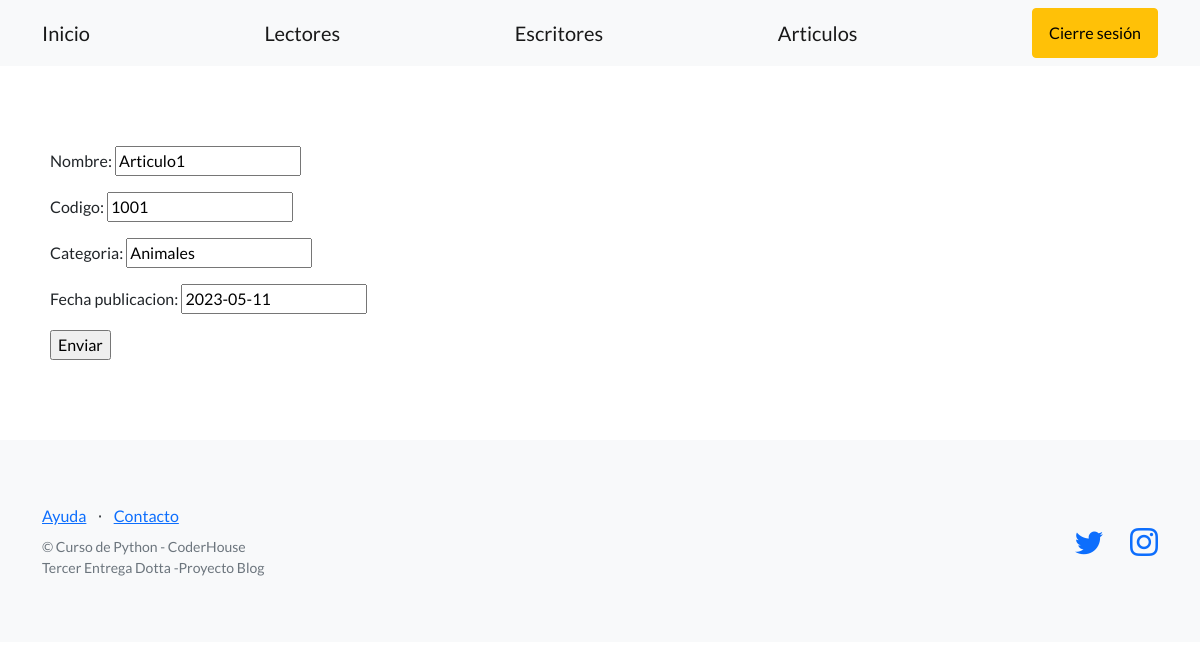
Before: /usuarios/editar-articulo/1/ (signed in) with the older database file.
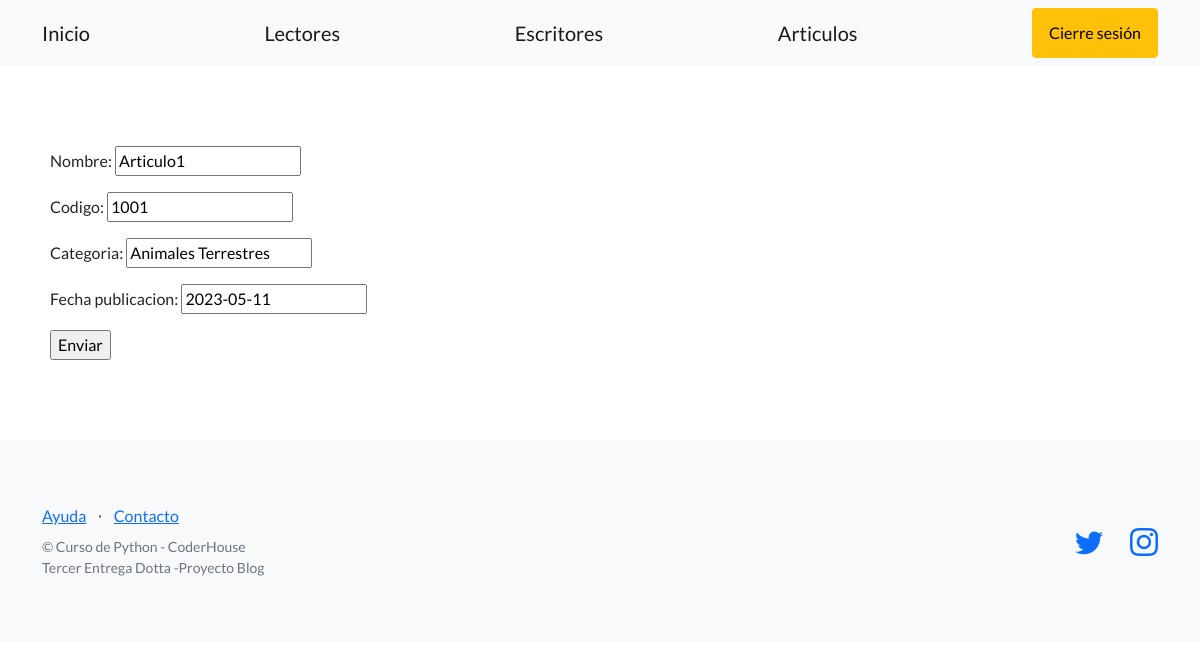
After: the same page with the newer database file.
### control_usuarios/models.py (models this page shows, shortened)
class Articulo(models.Model):
    nombre = models.CharField(max_length=256)
    codigo = models.CharField(max_length=20)
    categoria = models.CharField(max_length=256)
    fecha_publicacion = models.DateField(null=True)

### control_usuarios/views.py (the view)
# urls.py: path('editar-articulo/<int:id>/', editar_articulo, name= "editar_articulo"),
@login_required
def editar_articulo(request, id):
   articulo = Articulo.objects.get(id=id)
   if request.method == "POST":
       formulario = ArticuloFormulario(request.POST)
       if formulario.is_valid():
           data = formulario.cleaned_data
           articulo.nombre = data['nombre']
           articulo.codigo = data['codigo']
           articulo.categoria = data['categoria']
           articulo.fecha_publicacion=data['fecha_publicacion']
           articulo.save()
           url_exitosa = reverse('listar_articulos')
           return redirect(url_exitosa)
   else:  # GET
       inicial = {
           'nombre': articulo.nombre,
           'codigo': articulo.codigo,
           'categoria': articulo.categoria,
           'fecha_publicacion': articulo.fecha_publicacion,
       }
       formulario = ArticuloFormulario(initial=inicial)
   return render(
       request=request,
       template_name='control_usuarios/formulario_articulo.html',
       context={'formulario': formulario},
   )

### control_usuarios/forms.py
class ArticuloFormulario(forms.Form):
    nombre = forms.CharField(required=True, max_length=256)
    codigo = forms.CharField(required=True, max_length=20)
    categoria = forms.CharField(required=True, max_length=256)
    fecha_publicacion = forms.DateField(required=True)

### control_usuarios/templates/control_usuarios/formulario_articulo.html (shortened to what this page needs)
{% extends "control_usuarios/base.html" %}
{% block contenido %}
<form  method="post">
    {{formulario.as_p}}
    <input type="submit" value="Enviar">
  </form>
{% endblock contenido %}

Changed rows visible on the page:
changed Articulo "Articulo1": categoria "Animales" → "Animales Terrestres"
